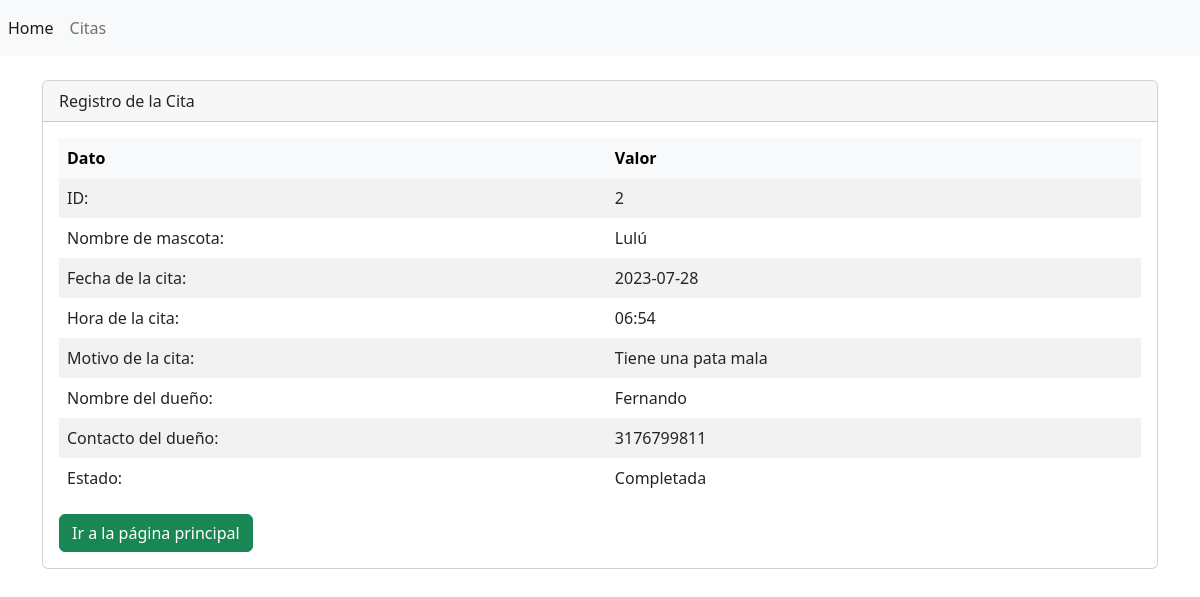
Screenshot of /backendVeterinaria/view/cita/show.php?id=2 with the database file from the repository.
### tables this page shows
CREATE TABLE `cita` (
  `id` int(11) NOT NULL,
  `nombreMascota` varchar(100) NOT NULL,
  `fecha` date NOT NULL,
  `hora` varchar(10) NOT NULL,
  `motivo` varchar(500) NOT NULL,
  `nombreDuenio` varchar(50) NOT NULL,
  `numeroDuenio` varchar(11) NOT NULL,
  `estado` varchar(50) NOT NULL DEFAULT 'Asignada'
);

### backendVeterinaria/config/DB.php (called while the page is built)
<?php
    class DB
    {
        private $host;
        private $dbname;
        private $user;
        private $password;
        public function __construct( $host, $dbname, $user, $password )
        {
            $this->host = $host;
            $this->dbname = $dbname;
            $this->user = $user;
            $this->password = $password;
        }
        public function connect( )
        {
            try {
                $conexion = new PDO( "mysql:host=" . $this->host . ";dbname=" . $this->dbname,
                                     $this->user,
                                     $this->password );
                return $conexion;
            }
            catch( PDOException $e ) {
                return $e->getMessage( );
            }
        }
    }
?>

### backendVeterinaria/controller/CitaController.php (called while the page is built, shortened)
<?php
    class CitaController {
        private $model;
        public function __construct() {
            require_once("../../model/CitaModel.php");
            $this->model = new CitaModel();
        }
        public function show( $id )
        {
            $registro = $this->model->show( $id );
            return ( $registro != false ) ?  $registro : header( "Location:index.php" );
        }
    }
?>

### backendVeterinaria/model/CitaModel.php (called while the page is built, shortened)
<?php
class CitaModel {
    private $pdo;
    public function __construct() {
        require_once("../../config/DB.php");
        $conexion = new DB("localhost", "veterinaria", "root", "");
        $this->pdo = $conexion->connect();
    }
    public function show($id ) {
        $statement = $this->pdo->prepare( "SELECT * FROM cita WHERE id = :id" );
        $statement->bindParam( ":id", $id );
        return ( $statement->execute( ) ) ? $statement->fetch( ) : false;
    }
}
?>

### backendVeterinaria/view/cita/show.php (the view)
<?php
    include( "../templates/header.php" );
    $id = $_GET[ 'id' ];
    require_once( "../../controller/CitaController.php" );
    $controlador = new CitaController( );
    $registro = $controlador->show( $id );
?>
<div class="card">
    <div class="card-header">
        Registro de la Cita
    </div>
    <div class="card-body">
        <div class="table-responsive-sm">
            <table class="table table-striped table-hover table-borderless table-primary table-middle">
                <thead class="table-light">
                    <tr>
                        <th scope="col">Dato</th>
                        <th scope="col">Valor</th>
                    </tr>
                </thead>
                <tbody class="table">
                    <tr class="">
                        <td scope="row">ID:</td>
                        <td><?php echo $registro['id']; ?></td>
                    </tr>
                    <tr class="">
                        <td scope="row">Nombre de mascota:</td>
                        <td><?php echo $registro['nombreMascota']; ?></td>
                    </tr>
                    <tr class="">
                        <td scope="row">Fecha de la cita:</td>
                        <td><?php echo $registro['fecha']; ?></td>
                    </tr>
                    <tr class="">
                        <td scope="row">Hora de la cita:</td>
                        <td><?php echo $registro['hora']; ?></td>
                    </tr>
                    <tr class="">
                        <td scope="row">Motivo de la cita:</td>
                        <td><?php echo $registro['motivo']; ?></td>
                    </tr>
                    <tr class="">
                        <td scope="row">Nombre del dueño:</td>
                        <td><?php echo $registro['nombreDuenio']; ?></td>
                    </tr>
                    <tr class="">
                        <td scope="row">Contacto del dueño:</td>
                        <td><?php echo $registro['numeroDuenio']; ?></td>
                    </tr>
                    <tr class="">
                        <td scope="row">Estado:</td>
                        <td><?php echo $registro['estado']; ?></td>
                    </tr>
                </tbody>
            </table>
            <a href="index.php" class="btn btn-success">Ir a la página principal</a>
        </div>
    </div>
</div>
<?php
    include( "../templates/footer.php" );
?>

### rows the page displays
cita: id "2", nombreMascota "Lulú", fecha "2023-07-28", hora "06:54", motivo "Tiene una pata mala", nombreDuenio "Fernando", numeroDuenio "3176799811", estado "Completada"
